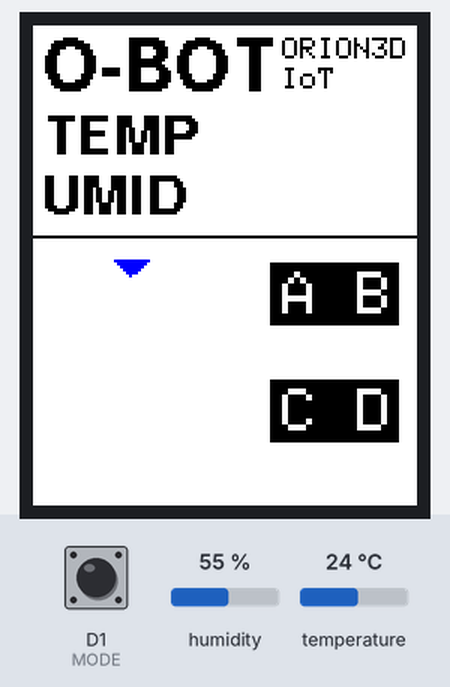
Bench run of a sketch on a simulated ESP8266 (NodeMCU). Parts: 128×160 colour display. Inputs (shaded band) come from the test bench; at power-on: D1 (MODE) HIGH, humidity 55 %, temperature 24 °C. WiFi joins after 1.5 s; servers stay silent unless stated; what the sketch prints to the serial monitor is not drawn.

Above: at 1.6 s.
1.7 s: D1 (MODE) pulled LOW for 0.15 s
12.0 s: D1 (MODE) pulled LOW for 1 s
At 13.2 s:
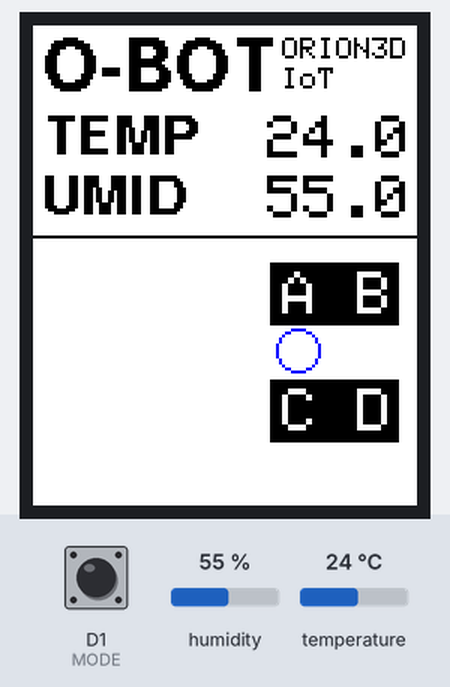
14.5 s: humidity set to 22 %
At 21.0 s:
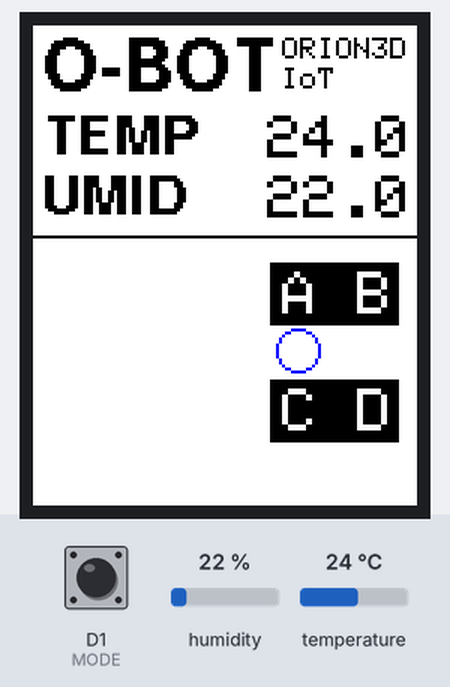
22.0 s: temperature set to 12 °C
At 31.1 s:
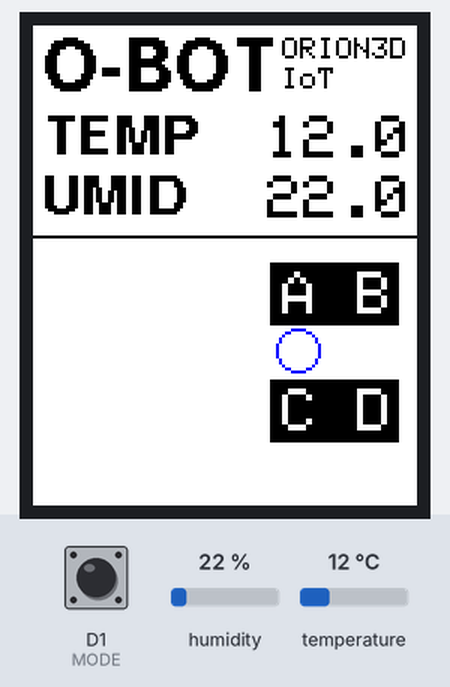
32.0 s: humidity set to 40 %
At 41.1 s:
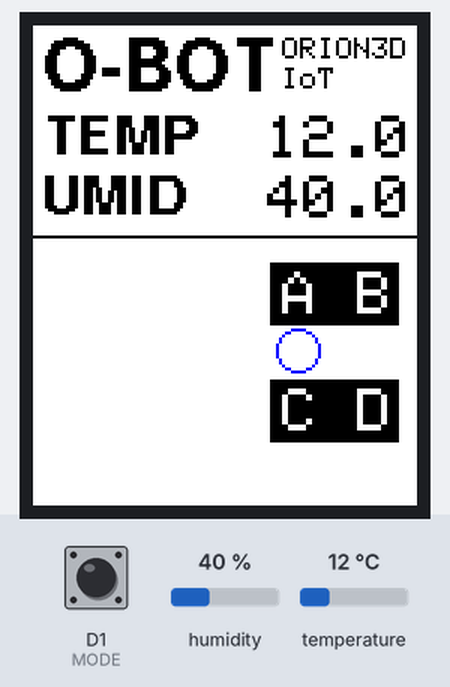
42.0 s: temperature set to 19 °C
At 51.1 s:
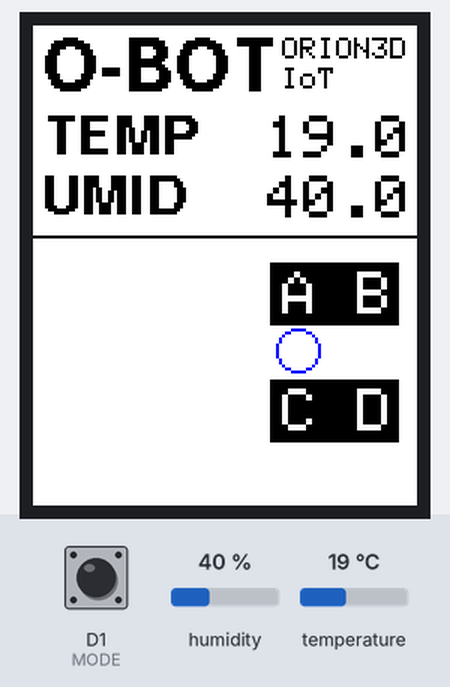
Timing chart, 0 to 52.6 s (numbered marks = the images above; inputs shaded):
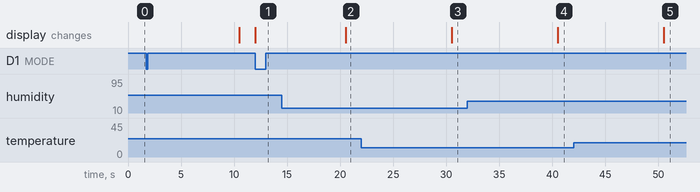

The sketch:

AR-BLYNK-OFFLINE-INO.ino
```cpp
#define NAMEandVERSION "OfflineTask_Reconnect_V1.0"
/*
  This sketch is based on an example posted by Gunner with some modifications added in place to make it able to reconnect after Wifi or Server connection failures.
  It is able to check if it is a Wifi or a server connection issue and recover it when it is possible
  The MCU runs the task every second - It turns the builtin led on and off (allways) and post the millis/1000 to blynk server (only when a connection is available).
*/
//TELA
#include <Adafruit_GFX.h>    // Core graphics library
#include <Adafruit_ST7735.h> // Hardware-specific library
#include <Fonts/FreeSansBold12pt7b.h>
#include <Fonts/FreeSansBold9pt7b.h>
#include <Fonts/FreeSansBold18pt7b.h>
#include <DHT.h>
#include <Button.h>

float temp = 0;
float umid = 0;

#define DHTPIN 12          // What digital pin we're connected to

// Uncomment whatever type you're using!
#define DHTTYPE DHT11     // DHT 11
//#define DHTTYPE DHT22   // DHT 22, AM2302, AM2321
//#define DHTTYPE DHT21   // DHT 21, AM2301

DHT dht(DHTPIN, DHTTYPE);

#define D3 0
#define D4 2
#define D5 14
#define D7 13
#define D8 15
#define TFT_CS     D8
#define TFT_RST    D4
#define TFT_DC     D3
Adafruit_ST7735 tft = Adafruit_ST7735(TFT_CS,  TFT_DC, TFT_RST); // Instância do objeto tipo Adafruit_ST7735 que recebe como argumentos os pinos de controle
#define TFT_SCLK D5
#define TFT_MOSI D7

//#define BLYNK_DEBUG
#define BLYNK_TIMEOUT_MS  500  // must be BEFORE BlynkSimpleEsp8266.h doesn't work !!!
#define BLYNK_HEARTBEAT   17   // must be BEFORE BlynkSimpleEsp8266.h works OK as 17s
#define BLYNK_PRINT Serial
#include <ESP8266WiFi.h>
#include <BlynkSimpleEsp8266.h>
//#include "config.h"

BlynkTimer timer;


bool on = 0;
bool online = 0;

// You should get Auth Token in the Blynk App.
char auth[] = "Wpw8yfMzMY6-akX5e6KHbj1htaxtDvCd";

// Your WiFi credentials.
char ssid[] = "DELTA-28750";
char pass[] = "06128938";

char server[] = "blynk-cloud.com";  // URL for Blynk Cloud Server
int port = 8080;

int comando = 0;

Button MODE(5); // Connect your button between pin 2 and GND
Button SET(4); // Connect your button between pin 3 and GND

int set_id = 1;
BLYNK_WRITE(V0)
{
  comando = param.asInt(); // assigning incoming value from pin V1 to a variable
}

void setup() {
  //INICIALIZA TELA
  tft.initR(INITR_BLACKTAB); // Inicializa a tela com um fundo preto
  tft.fillScreen(ST7735_WHITE); // Preenche a tela com a cor branca

  tela_fundo();
  print_set();

  dht.begin();

  pinMode(LED_BUILTIN, OUTPUT);     // Initialize the LED_BUILTIN pin as an output


  Serial.begin(115200);
  Serial.println();
  WiFi.begin(ssid, pass);  // Non-blocking if no WiFi available
  Blynk.config(auth, server, port);
  Blynk.connect();


  CheckConnection();// It needs to run first to initiate the connection.Same function works for checking the connection!
  timer.setInterval(5000L, CheckConnection);
  timer.setInterval(1000L, myTimerEvent);
  timer.setInterval(10000L, dados_DHT);
  timer.setInterval(15000L, send_DHT);
}

void loop() {
  if(Blynk.connected()){
    Blynk.run();
  }
  timer.run();

  if (MODE.pressed()){
      limpa_set();
      print_set();
      set_id++;
      if (set_id == 7){
        set_id = 1;
      }
  }
}


void CheckConnection(){    // check every 11s if connected to Blynk server
  if(!Blynk.connected()){
    online = 0;
    yield();
    if (WiFi.status() != WL_CONNECTED)
    {
      Serial.println("Sem conexão com Wifi! Conectando...");
      WiFi.begin(ssid, pass);
      delay(400); //give it some time to connect
      if (WiFi.status() != WL_CONNECTED)
      {
        Serial.println("Falha na conexão com WIFI!");
        online = 0;
      }
      else
      {
        Serial.println("Conectado na rede WIFI!");
      }
    }

    if ( WiFi.status() == WL_CONNECTED && !Blynk.connected() )
    {
      Serial.println("Sem conexão com Blynk Server! Conectando...");
      Blynk.connect();  // // It has 3 attempts of the defined BLYNK_TIMEOUT_MS to connect to the server, otherwise it goes to the enxt line
      if(!Blynk.connected()){
        Serial.println("Falha na conexão com Blynk Server!");
        online = 0;
      }
      else
      {
        online = 1;
      }
    }
  }
  else{
    Serial.println("Conectado ao Blynk Server!");
    online = 1;
  }
}


void myTimerEvent()
{
  // You can send any value at any time.
  // Please don't send more that 10 values per second.
  if (online == 1)
  {
    Blynk.virtualWrite(V15, millis() / 1000);
    Serial.println(comando);
  }
  else
  {
    Serial.println("Trabalhando Offline!");
    Serial.println(comando);
  }

  if (on == 0)
  {
    digitalWrite(LED_BUILTIN, HIGH);   // turn the LED on (HIGH is the voltage level)
    on = 1;
  }
  else
  {
    digitalWrite(LED_BUILTIN, LOW);    // turn the LED off by making the voltage LOW
    on = 0;
  }
  Serial.println(millis() / 1000);
}

void dados_DHT(){

    float h = dht.readHumidity();
    float t = dht.readTemperature(); // or dht.readTemperature(true) for Fahrenheit

    if (isnan(h) || isnan(t)) {
      Serial.println("Falha na leitura do DHT!");
      //return;
    }
    else{

     umid = h;
     temp = t;

      tft.fillRect(78, 30, 48, 34, ST7735_WHITE);   //LIMPA FUNDO TEMP E UMID

      //tft.fillRect(78, 30, 46, 14, ST7735_GREEN);   //LIMPA FUNDO TEMPERATURA
      //tft.fillRect(78, 50, 46, 14, ST7735_GREEN);   //LIMPA FUNDO UMIDADE


      tft.setFont();
      tft.setTextColor(ST7735_BLACK);
      tft.setTextSize(2);

      tft.setCursor(78, 30);
      tft.print(t, 1);

      tft.setCursor(78, 50);
      tft.print(h, 1);
    }


}

void send_DHT(){
      if (online == 1){
        //Serial.println(h, 1);
        Blynk.virtualWrite(V6, umid); // PRECISA SER COLOCADO NA ROTINA DE COMUNICAÇÃO**PROBLEMA NO DISPLAY

        //Serial.println(t, 1);
        Blynk.virtualWrite(V5, temp);
      }
}

void limpa_set(){
    //FUNDO BRANCO
  tft.fillTriangle(32, 83, 27, 78, 38, 78, ST7735_WHITE); //SELECIONA TEMP
  tft.drawCircle(88, 108, 7, ST7735_WHITE); //SELECIONA A
  tft.drawCircle(113, 108, 7, ST7735_WHITE); //SELECIONA B
  tft.drawCircle(88, 147, 7, ST7735_WHITE); //SELECIONA C
  tft.drawCircle(113, 147, 7, ST7735_WHITE); //SELECIONA D
  tft.fillRoundRect(6, 129, 51, 26, 4, ST7735_WHITE);
}

void print_set(){
  if (set_id == 1){
    tft.fillTriangle(32, 83, 27, 78, 38, 78, ST7735_BLUE); //SELECIONA TEMP
    //delay(2000);
  }
  if (set_id == 2){
    tft.drawCircle(88, 108, 7, ST7735_BLUE); //SELECIONA A
    //delay(2000);
  }
  if (set_id == 3){
    tft.drawCircle(113, 108, 7, ST7735_BLUE); //SELECIONA B
    //delay(2000);
  }
  if (set_id == 4){
    tft.drawCircle(88, 147, 7, ST7735_BLUE); //SELECIONA C
    //delay(2000);
  }
  if (set_id == 5){
    tft.drawCircle(113, 147, 7, ST7735_BLUE); //SELECIONA D
    //delay(2000);
  }
  if (set_id == 6){
    tft.fillRoundRect(6, 129, 51, 26, 4, ST7735_BLUE);
    //delay(2000);
  }
}

void tela_fundo(){
  tft.setTextColor(ST7735_BLACK);
  tft.setFont(&FreeSansBold12pt7b);
  tft.setCursor(3, 21);
  tft.print("O-BOT");

  tft.setFont();
  tft.setTextSize(1);
  tft.setCursor(83, 4);
  tft.print("ORION3D");
  tft.setCursor(83, 14);
  tft.print("IoT");

  tft.setFont(&FreeSansBold9pt7b);
  tft.setTextSize(1);
  tft.setCursor(3, 42);
  tft.print("TEMP");
  tft.setCursor(3, 62);
  tft.print("UMID");

  tft.drawLine(0, 70, 127, 70, ST7735_BLACK); //PRIMEIRA LINHA HORIZONTAL

  tft.fillRect(79, 79, 43, 21, ST7735_BLACK); //QUADRO PRETO PARA LETRA BRANCA
  tft.fillRect(79, 118, 43, 21, ST7735_BLACK);

    //ESCREVE UNIDADES A B C e D
  tft.setFont();
  tft.setTextColor(ST7735_WHITE);
  tft.setTextSize(2);
  //A
  tft.setCursor(83, 82);
  tft.print("A");
  //C
  tft.setCursor(83, 121);
  tft.print("C");
  //B
  tft.setCursor(108, 82);
  tft.print("B");
  //D
  tft.setCursor(108, 121);
  tft.print("D");
 }
```

Measured:
- after the input at 12.0 s, the display: changes at once (image 1)
- after the input at 14.5 s, the display: changes after 6.0 s (image 2)
- after the input at 22.0 s, the display: changes after 8.5 s (image 3)
- after the input at 32.0 s, the display: changes after 8.5 s (image 4)
- after the input at 42.0 s, the display: changes after 8.5 s (image 5)
